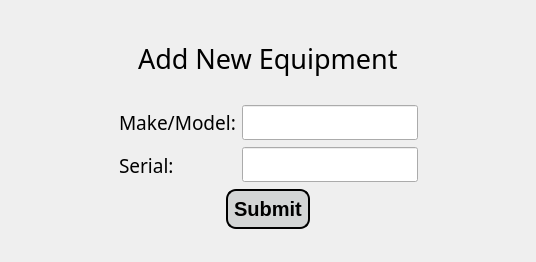
<?xml version="1.0" encoding="UTF-8"?>
<ui version="4.0">
 <class>add_equipment_page</class>
 <widget class="QMainWindow" name="add_equipment_page">
  <property name="geometry">
   <rect>
    <x>0</x>
    <y>0</y>
    <width>536</width>
    <height>262</height>
   </rect>
  </property>
  <property name="windowTitle">
   <string>Add new equipment</string>
  </property>
  <widget class="QWidget" name="centralwidget">
   <layout class="QGridLayout" name="gridLayout">
    <item row="0" column="0">
     <widget class="QWidget" name="widget" native="true">
      <layout class="QGridLayout" name="gridLayout_2">
       <item row="0" column="0">
        <layout class="QVBoxLayout" name="verticalLayout_3">
         <property name="bottomMargin">
          <number>15</number>
         </property>
         <item alignment="Qt::AlignHCenter">
          <widget class="QLabel" name="label_3">
           <property name="sizePolicy">
            <sizepolicy hsizetype="Preferred" vsizetype="Expanding">
             <horstretch>0</horstretch>
             <verstretch>0</verstretch>
            </sizepolicy>
           </property>
           <property name="font">
            <font>
             <family>SimSun-ExtB</family>
             <pointsize>20</pointsize>
            </font>
           </property>
           <property name="text">
            <string>Add New Equipment</string>
           </property>
          </widget>
         </item>
         <item>
          <layout class="QHBoxLayout" name="horizontalLayout_2">
           <item>
            <spacer name="horizontalSpacer_3">
             <property name="orientation">
              <enum>Qt::Horizontal</enum>
             </property>
             <property name="sizeHint" stdset="0">
              <size>
               <width>40</width>
               <height>20</height>
              </size>
             </property>
            </spacer>
           </item>
           <item>
            <layout class="QHBoxLayout" name="horizontalLayout">
             <item>
              <layout class="QVBoxLayout" name="verticalLayout_2">
               <item>
                <widget class="QLabel" name="label">
                 <property name="sizePolicy">
                  <sizepolicy hsizetype="Expanding" vsizetype="Expanding">
                   <horstretch>0</horstretch>
                   <verstretch>0</verstretch>
                  </sizepolicy>
                 </property>
                 <property name="font">
                  <font>
                   <family>SimSun-ExtB</family>
                   <pointsize>14</pointsize>
                  </font>
                 </property>
                 <property name="text">
                  <string>Make/Model:</string>
                 </property>
                </widget>
               </item>
               <item>
                <widget class="QLabel" name="label_2">
                 <property name="sizePolicy">
                  <sizepolicy hsizetype="Expanding" vsizetype="Expanding">
                   <horstretch>0</horstretch>
                   <verstretch>0</verstretch>
                  </sizepolicy>
                 </property>
                 <property name="font">
                  <font>
                   <family>SimSun-ExtB</family>
                   <pointsize>14</pointsize>
                  </font>
                 </property>
                 <property name="text">
                  <string>Serial:</string>
                 </property>
                </widget>
               </item>
              </layout>
             </item>
             <item>
              <layout class="QVBoxLayout" name="verticalLayout">
               <item>
                <widget class="QLineEdit" name="model_line">
                 <property name="sizePolicy">
                  <sizepolicy hsizetype="Fixed" vsizetype="Fixed">
                   <horstretch>0</horstretch>
                   <verstretch>0</verstretch>
                  </sizepolicy>
                 </property>
                 <property name="font">
                  <font>
                   <family>SimSun-ExtB</family>
                   <pointsize>14</pointsize>
                  </font>
                 </property>
                </widget>
               </item>
               <item>
                <widget class="QLineEdit" name="serial_line">
                 <property name="sizePolicy">
                  <sizepolicy hsizetype="Fixed" vsizetype="Fixed">
                   <horstretch>0</horstretch>
                   <verstretch>0</verstretch>
                  </sizepolicy>
                 </property>
                 <property name="font">
                  <font>
                   <family>SimSun-ExtB</family>
                   <pointsize>14</pointsize>
                  </font>
                 </property>
                </widget>
               </item>
              </layout>
             </item>
            </layout>
           </item>
           <item>
            <spacer name="horizontalSpacer_4">
             <property name="orientation">
              <enum>Qt::Horizontal</enum>
             </property>
             <property name="sizeHint" stdset="0">
              <size>
               <width>40</width>
               <height>20</height>
              </size>
             </property>
            </spacer>
           </item>
          </layout>
         </item>
         <item alignment="Qt::AlignHCenter">
          <widget class="QPushButton" name="submit_button">
           <property name="sizePolicy">
            <sizepolicy hsizetype="Fixed" vsizetype="Fixed">
             <horstretch>0</horstretch>
             <verstretch>0</verstretch>
            </sizepolicy>
           </property>
           <property name="styleSheet">
            <string notr="true">QPushButton{
background-color: rgb(211, 213, 213);
color:black;
border-style:outset;
border-width:2px;
border-radius:10px;
border-color: black;
font:bold 20px;
padding: 6;
}

QPushButton:hover{
background-color: rgb(83, 82, 82);
color: white;
}

QPushButton:pressed{
background-color: white;
}
</string>
           </property>
           <property name="text">
            <string>Submit</string>
           </property>
          </widget>
         </item>
        </layout>
       </item>
      </layout>
     </widget>
    </item>
   </layout>
  </widget>
 </widget>
 <resources/>
 <connections/>
</ui>
